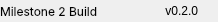
            <widget class="QFrame" name="bottomBar">
             <property name="minimumSize">
              <size>
               <width>0</width>
               <height>22</height>
              </size>
             </property>
             <property name="maximumSize">
              <size>
               <width>16777215</width>
               <height>22</height>
              </size>
             </property>
             <property name="styleSheet">
              <string notr="true">#bottomBar {
	border-top: 3px solid rgb(33,39,38);
	font: 81 9pt &quot;Inter&quot;;
}</string>
             </property>
             <property name="frameShape">
              <enum>QFrame::NoFrame</enum>
             </property>
             <property name="frameShadow">
              <enum>QFrame::Raised</enum>
             </property>
             <layout class="QHBoxLayout" name="horizontalLayout_5">
              <property name="spacing">
               <number>0</number>
              </property>
              <property name="leftMargin">
               <number>0</number>
              </property>
              <property name="topMargin">
               <number>0</number>
              </property>
              <property name="rightMargin">
               <number>0</number>
              </property>
              <property name="bottomMargin">
               <number>0</number>
              </property>
              <item>
               <widget class="QLabel" name="creditsLabel">
                <property name="maximumSize">
                 <size>
                  <width>16777215</width>
                  <height>16</height>
                 </size>
                </property>
                <property name="font">
                 <font>
                  <family>Inter</family>
                  <pointsize>9</pointsize>
                  <italic>false</italic>
                  <bold>false</bold>
                 </font>
                </property>
                <property name="styleSheet">
                 <string notr="true">font: 9pt &quot;Inter&quot;;</string>
                </property>
                <property name="text">
                 <string>Milestone 2 Build</string>
                </property>
                <property name="alignment">
                 <set>Qt::AlignLeading|Qt::AlignLeft|Qt::AlignVCenter</set>
                </property>
               </widget>
              </item>
              <item>
               <widget class="QLabel" name="version">
                <property name="minimumSize">
                 <size>
                  <width>100</width>
                  <height>0</height>
                 </size>
                </property>
                <property name="maximumSize">
                 <size>
                  <width>589</width>
                  <height>16777215</height>
                 </size>
                </property>
                <property name="styleSheet">
                 <string notr="true">font: 9pt &quot;Inter&quot;;</string>
                </property>
                <property name="text">
                 <string>v0.2.0</string>
                </property>
                <property name="alignment">
                 <set>Qt::AlignRight|Qt::AlignTrailing|Qt::AlignVCenter</set>
                </property>
               </widget>
              </item>
              <item>
               <widget class="QFrame" name="frame_size_grip">
                <property name="minimumSize">
                 <size>
                  <width>20</width>
                  <height>0</height>
                 </size>
                </property>
                <property name="maximumSize">
                 <size>
                  <width>20</width>
                  <height>16777215</height>
                 </size>
                </property>
                <property name="styleSheet">
                 <string notr="true"/>
                </property>
                <property name="frameShape">
                 <enum>QFrame::NoFrame</enum>
                </property>
                <property name="frameShadow">
                 <enum>QFrame::Raised</enum>
                </property>
               </widget>
              </item>
             </layout>
            </widget>
